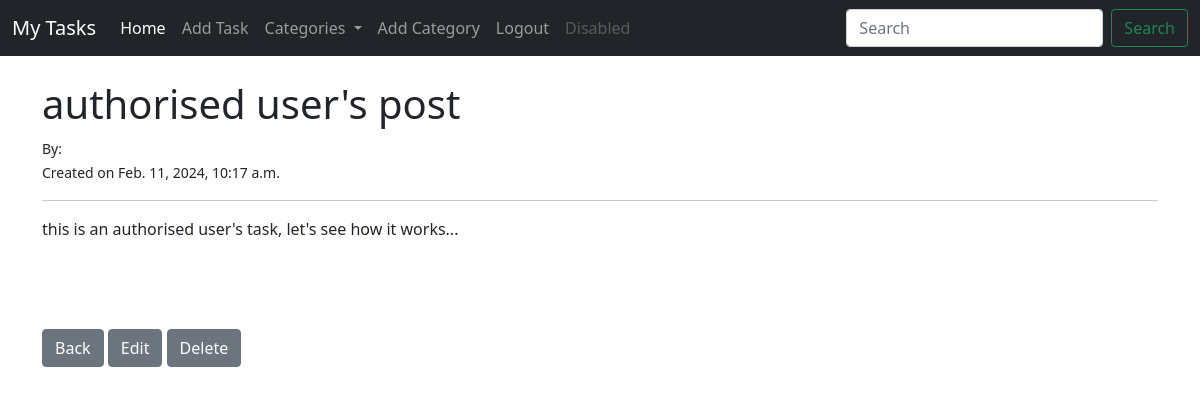
The app's page /task/30 (signed in) with its own data.
### task/models.py (models this page shows, shortened)
class Task(models.Model):
    title = models.CharField(max_length=200)
    title_tag = models.CharField(max_length=200)
    author = models.ForeignKey(User, on_delete=models.CASCADE)
    short_description = models.TextField()
    date_created = models.DateTimeField(auto_now_add=True)
    priority = models.IntegerField(default=0)
    category = models.CharField(max_length=200, default='uncategorized')
    completed = models.BooleanField(default=False)

### task/views.py (the view)
# urls.py: path('task/<int:pk>', TaskDetailView.as_view(), name='task-detail'),
class TaskDetailView(CategoryMixin, DetailView):
    model = Task
    template_name = 'task/task_detail.html'

### task/models.py (called while the page is built)
    def __str__(self):
        return self.category_name

### task/views.py (called while the page is built)
    def get_context_data(self, *args, **kwargs):
        cat_list = Category.objects.all()
        context = super().get_context_data(*args, **kwargs)
        context['cat_list'] = cat_list
        return context

### task/templates/task/task_detail.html (shortened to what this page needs)
{% extends 'task/base.html' %}
{% block content %}
{% if user.is_authenticated %}
{% if user.id == task.author.id %}
<h1>{{ task.title }}</h1>
<small>
    By: {{ task.author.first_name }}
    <br>
    Created on {{ task.date_created }}
</small>
<br>
<hr>
<p>
    {{ task.short_description }}
</p>
<br><br><br>
<a href="{% url 'home' %}" class="btn btn-secondary">Back</a>
<a href="{% url 'edit_task' task.pk %}" class="btn btn-secondary">Edit</a>
<a class="btn btn-secondary" href="{% url 'delete_task' task.pk %}">Delete</a>
{% else %}
<h2>You're trying to access a restricted territory... someone else's tasks!!!</h2>
{% endif %}
{% endif %}
{% endblock %}

### records on screen
Task: title "authorised user's post", date_created "Feb. 11, 2024, 10:17 a.m.", short_description "this is an authorised user's task, let's see how it works..."
